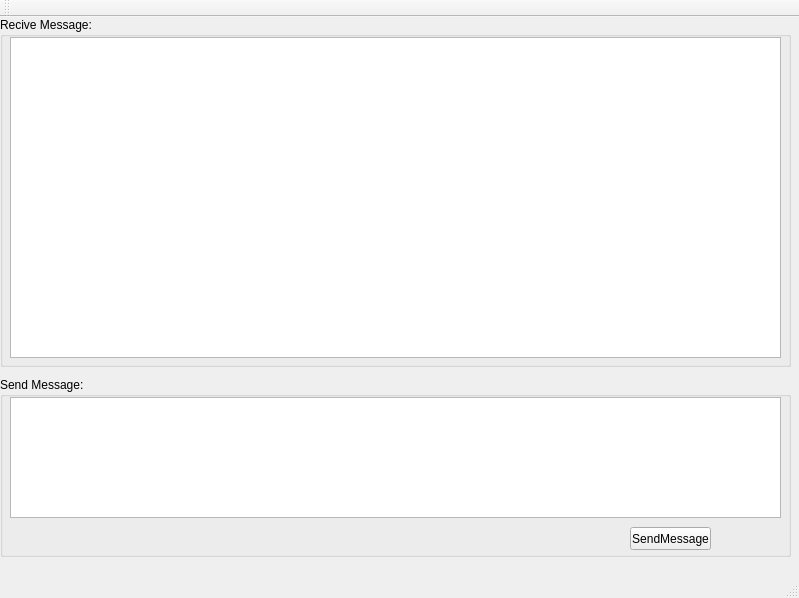
<?xml version="1.0" encoding="UTF-8"?>
<ui version="4.0">
 <class>MainWindow</class>
 <widget class="QMainWindow" name="MainWindow">
  <property name="geometry">
   <rect>
    <x>0</x>
    <y>0</y>
    <width>799</width>
    <height>598</height>
   </rect>
  </property>
  <property name="windowTitle">
   <string>MainWindow</string>
  </property>
  <widget class="QWidget" name="centralWidget">
   <widget class="QGroupBox" name="groupBox">
    <property name="geometry">
     <rect>
      <x>0</x>
      <y>0</y>
      <width>791</width>
      <height>350</height>
     </rect>
    </property>
    <property name="title">
     <string>Recive Message:</string>
    </property>
    <widget class="QTextEdit" name="textEdit_recv">
     <property name="geometry">
      <rect>
       <x>10</x>
       <y>20</y>
       <width>771</width>
       <height>321</height>
      </rect>
     </property>
    </widget>
   </widget>
   <widget class="QGroupBox" name="groupBox_2">
    <property name="geometry">
     <rect>
      <x>0</x>
      <y>360</y>
      <width>791</width>
      <height>180</height>
     </rect>
    </property>
    <property name="title">
     <string>Send Message:</string>
    </property>
    <widget class="QTextEdit" name="textEdit_send">
     <property name="geometry">
      <rect>
       <x>10</x>
       <y>20</y>
       <width>771</width>
       <height>121</height>
      </rect>
     </property>
    </widget>
    <widget class="QPushButton" name="pushButton_send">
     <property name="geometry">
      <rect>
       <x>630</x>
       <y>150</y>
       <width>81</width>
       <height>23</height>
      </rect>
     </property>
     <property name="text">
      <string>SendMessage</string>
     </property>
    </widget>
   </widget>
  </widget>
  <widget class="QMenuBar" name="menuBar">
   <property name="geometry">
    <rect>
     <x>0</x>
     <y>0</y>
     <width>799</width>
     <height>23</height>
    </rect>
   </property>
  </widget>
  <widget class="QToolBar" name="mainToolBar">
   <attribute name="toolBarArea">
    <enum>TopToolBarArea</enum>
   </attribute>
   <attribute name="toolBarBreak">
    <bool>false</bool>
   </attribute>
  </widget>
  <widget class="QStatusBar" name="statusBar"/>
 </widget>
 <layoutdefault spacing="6" margin="11"/>
 <resources/>
 <connections/>
</ui>
